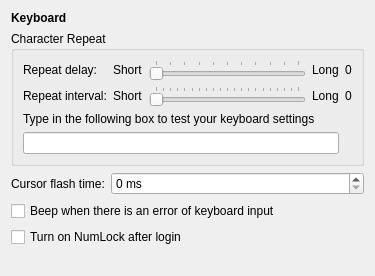
<?xml version="1.0" encoding="UTF-8"?>
<ui version="4.0">
 <class>KeyboardConfig</class>
 <widget class="QWidget" name="KeyboardConfig">
  <property name="geometry">
   <rect>
    <x>0</x>
    <y>0</y>
    <width>375</width>
    <height>276</height>
   </rect>
  </property>
  <property name="windowTitle">
   <string>Form</string>
  </property>
  <layout class="QFormLayout" name="formLayout">
   <item row="2" column="0">
    <widget class="QLabel" name="label_2">
     <property name="text">
      <string>Cursor flash time:</string>
     </property>
    </widget>
   </item>
   <item row="0" column="0" colspan="2">
    <widget class="QLabel" name="label">
     <property name="text">
      <string>&lt;b&gt;Keyboard&lt;/b&gt;</string>
     </property>
    </widget>
   </item>
   <item row="3" column="0" colspan="2">
    <widget class="QCheckBox" name="keyboardBeep">
     <property name="text">
      <string>Beep when there is an error of keyboard input</string>
     </property>
    </widget>
   </item>
   <item row="2" column="1">
    <widget class="QSpinBox" name="cursorFlashTime">
     <property name="suffix">
      <string> ms</string>
     </property>
     <property name="maximum">
      <number>10000</number>
     </property>
    </widget>
   </item>
   <item row="1" column="0" colspan="2">
    <widget class="QGroupBox" name="groupBox_2">
     <property name="title">
      <string>Character Repeat</string>
     </property>
     <layout class="QGridLayout" name="gridLayout_2">
      <item row="6" column="0" colspan="4">
       <widget class="QLineEdit" name="lineEdit"/>
      </item>
      <item row="2" column="2">
       <widget class="QSlider" name="keyboardInterval">
        <property name="minimum">
         <number>10</number>
        </property>
        <property name="maximum">
         <number>210</number>
        </property>
        <property name="singleStep">
         <number>10</number>
        </property>
        <property name="orientation">
         <enum>Qt::Horizontal</enum>
        </property>
        <property name="tickPosition">
         <enum>QSlider::TicksAbove</enum>
        </property>
       </widget>
      </item>
      <item row="0" column="3">
       <widget class="QLabel" name="label_12">
        <property name="text">
         <string>Long</string>
        </property>
       </widget>
      </item>
      <item row="0" column="2">
       <widget class="QSlider" name="keyboardDelay">
        <property name="minimum">
         <number>100</number>
        </property>
        <property name="maximum">
         <number>1100</number>
        </property>
        <property name="singleStep">
         <number>100</number>
        </property>
        <property name="pageStep">
         <number>100</number>
        </property>
        <property name="orientation">
         <enum>Qt::Horizontal</enum>
        </property>
        <property name="tickPosition">
         <enum>QSlider::TicksAbove</enum>
        </property>
       </widget>
      </item>
      <item row="0" column="0">
       <widget class="QLabel" name="label_7">
        <property name="text">
         <string>Repeat delay:</string>
        </property>
       </widget>
      </item>
      <item row="0" column="1">
       <widget class="QLabel" name="label_10">
        <property name="text">
         <string>Short</string>
        </property>
       </widget>
      </item>
      <item row="2" column="0">
       <widget class="QLabel" name="label_8">
        <property name="text">
         <string>Repeat interval:</string>
        </property>
       </widget>
      </item>
      <item row="5" column="0" colspan="4">
       <widget class="QLabel" name="label_9">
        <property name="text">
         <string>Type in the following box to test your keyboard settings</string>
        </property>
       </widget>
      </item>
      <item row="2" column="1">
       <widget class="QLabel" name="label_11">
        <property name="text">
         <string>Short</string>
        </property>
       </widget>
      </item>
      <item row="2" column="3">
       <widget class="QLabel" name="label_13">
        <property name="text">
         <string>Long</string>
        </property>
       </widget>
      </item>
      <item row="0" column="4">
       <widget class="QLabel" name="label_16">
        <property name="text">
         <string>0</string>
        </property>
       </widget>
      </item>
      <item row="2" column="4">
       <widget class="QLabel" name="label_17">
        <property name="text">
         <string>0</string>
        </property>
       </widget>
      </item>
     </layout>
    </widget>
   </item>
   <item row="4" column="0" colspan="2">
    <widget class="QCheckBox" name="keyboardNumLock">
     <property name="text">
      <string>Turn on NumLock after login</string>
     </property>
    </widget>
   </item>
  </layout>
 </widget>
 <resources/>
 <connections>
  <connection>
   <sender>keyboardDelay</sender>
   <signal>valueChanged(int)</signal>
   <receiver>label_16</receiver>
   <slot>setNum(int)</slot>
   <hints>
    <hint type="sourcelabel">
     <x>245</x>
     <y>65</y>
    </hint>
    <hint type="destinationlabel">
     <x>405</x>
     <y>70</y>
    </hint>
   </hints>
  </connection>
  <connection>
   <sender>keyboardInterval</sender>
   <signal>valueChanged(int)</signal>
   <receiver>label_17</receiver>
   <slot>setNum(int)</slot>
   <hints>
    <hint type="sourcelabel">
     <x>198</x>
     <y>93</y>
    </hint>
    <hint type="destinationlabel">
     <x>403</x>
     <y>97</y>
    </hint>
   </hints>
  </connection>
 </connections>
</ui>
